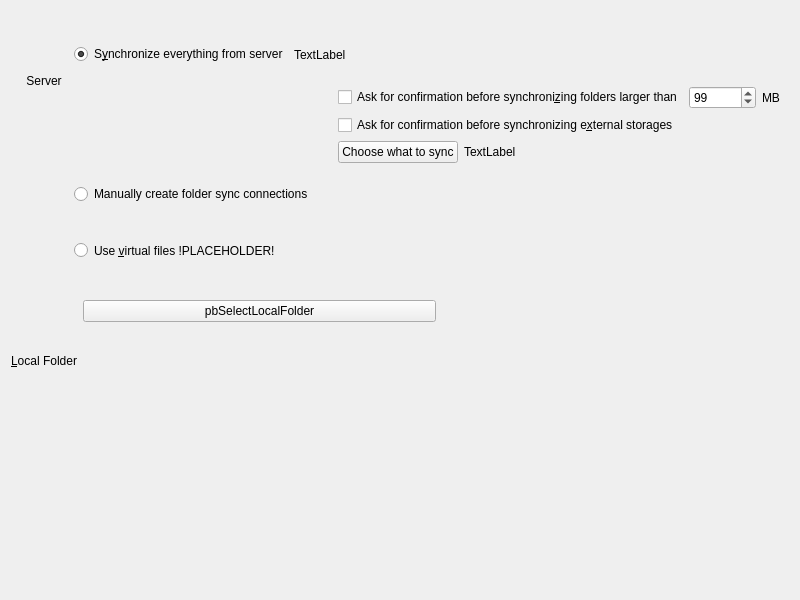
<?xml version="1.0" encoding="UTF-8"?>
<ui version="4.0">
 <class>OwncloudAdvancedSetupPage</class>
 <widget class="QWidget" name="OwncloudAdvancedSetupPage">
  <property name="geometry">
   <rect>
    <x>0</x>
    <y>0</y>
    <width>800</width>
    <height>600</height>
   </rect>
  </property>
  <property name="windowTitle">
   <string>Form</string>
  </property>
  <layout class="QVBoxLayout" name="verticalLayout_4">
   <item>
    <widget class="QWidget" name="syncTypeWidget" native="true">
     <layout class="QHBoxLayout" name="horizontalLayout_9">
      <item>
       <layout class="QVBoxLayout" name="verticalLayout_2">
        <item>
         <widget class="QLabel" name="lServerIcon">
          <property name="sizePolicy">
           <sizepolicy hsizetype="Fixed" vsizetype="Fixed">
            <horstretch>0</horstretch>
            <verstretch>0</verstretch>
           </sizepolicy>
          </property>
          <property name="minimumSize">
           <size>
            <width>48</width>
            <height>48</height>
           </size>
          </property>
          <property name="maximumSize">
           <size>
            <width>48</width>
            <height>48</height>
           </size>
          </property>
          <property name="text">
           <string/>
          </property>
          <property name="pixmap">
           <pixmap>:/client/ownCloud/theme/colored/owncloud-icon.svg</pixmap>
          </property>
          <property name="scaledContents">
           <bool>true</bool>
          </property>
          <property name="alignment">
           <set>Qt::AlignCenter</set>
          </property>
         </widget>
        </item>
        <item>
         <widget class="QLabel" name="lServer">
          <property name="text">
           <string>Server</string>
          </property>
          <property name="scaledContents">
           <bool>false</bool>
          </property>
          <property name="alignment">
           <set>Qt::AlignCenter</set>
          </property>
         </widget>
        </item>
        <item>
         <spacer name="verticalSpacer_3">
          <property name="orientation">
           <enum>Qt::Vertical</enum>
          </property>
          <property name="sizeHint" stdset="0">
           <size>
            <width>20</width>
            <height>40</height>
           </size>
          </property>
         </spacer>
        </item>
       </layout>
      </item>
      <item>
       <widget class="QWidget" name="wSyncStrategy" native="true">
        <layout class="QVBoxLayout" name="verticalLayout">
         <property name="leftMargin">
          <number>0</number>
         </property>
         <property name="rightMargin">
          <number>0</number>
         </property>
         <item>
          <layout class="QHBoxLayout" name="horizontalLayout_2">
           <item>
            <widget class="QRadioButton" name="rSyncEverything">
             <property name="text">
              <string>S&amp;ynchronize everything from server</string>
             </property>
             <property name="checked">
              <bool>true</bool>
             </property>
            </widget>
           </item>
           <item>
            <widget class="QLabel" name="lSyncEverythingSizeLabel">
             <property name="text">
              <string>TextLabel</string>
             </property>
             <property name="textFormat">
              <enum>Qt::PlainText</enum>
             </property>
            </widget>
           </item>
           <item>
            <spacer name="horizontalSpacer_3">
             <property name="orientation">
              <enum>Qt::Horizontal</enum>
             </property>
             <property name="sizeHint" stdset="0">
              <size>
               <width>40</width>
               <height>20</height>
              </size>
             </property>
            </spacer>
           </item>
          </layout>
         </item>
         <item>
          <widget class="QWidget" name="syncEverythingWidget" native="true">
           <layout class="QHBoxLayout" name="horizontalLayout_4">
            <property name="leftMargin">
             <number>0</number>
            </property>
            <property name="topMargin">
             <number>0</number>
            </property>
            <property name="rightMargin">
             <number>0</number>
            </property>
            <property name="bottomMargin">
             <number>0</number>
            </property>
            <item>
             <spacer name="horizontalSpacer_4">
              <property name="orientation">
               <enum>Qt::Horizontal</enum>
              </property>
              <property name="sizeHint" stdset="0">
               <size>
                <width>40</width>
                <height>20</height>
               </size>
              </property>
             </spacer>
            </item>
            <item>
             <layout class="QVBoxLayout" name="verticalLayout_7">
              <item>
               <layout class="QHBoxLayout" name="horizontalLayout_3">
                <item>
                 <widget class="QCheckBox" name="confCheckBoxSize">
                  <property name="text">
                   <string>Ask for confirmation before synchroni&amp;zing folders larger than</string>
                  </property>
                 </widget>
                </item>
                <item>
                 <widget class="QSpinBox" name="confSpinBox">
                  <property name="maximum">
                   <number>999999</number>
                  </property>
                  <property name="value">
                   <number>99</number>
                  </property>
                 </widget>
                </item>
                <item>
                 <widget class="QLabel" name="confTrailingSizeLabel">
                  <property name="text">
                   <string extracomment="Trailing part of &quot;Ask confirmation before syncing folder larger than&quot; ">MB</string>
                  </property>
                 </widget>
                </item>
               </layout>
              </item>
              <item>
               <widget class="QCheckBox" name="confCheckBoxExternal">
                <property name="text">
                 <string>Ask for confirmation before synchronizing e&amp;xternal storages</string>
                </property>
               </widget>
              </item>
              <item>
               <layout class="QHBoxLayout" name="horizontalLayout">
                <item>
                 <widget class="QPushButton" name="bSelectiveSync">
                  <property name="text">
                   <string>Choose what to sync</string>
                  </property>
                 </widget>
                </item>
                <item>
                 <widget class="QLabel" name="lSelectiveSyncSizeLabel">
                  <property name="text">
                   <string>TextLabel</string>
                  </property>
                  <property name="textFormat">
                   <enum>Qt::PlainText</enum>
                  </property>
                 </widget>
                </item>
                <item>
                 <spacer name="horizontalSpacer">
                  <property name="orientation">
                   <enum>Qt::Horizontal</enum>
                  </property>
                  <property name="sizeHint" stdset="0">
                   <size>
                    <width>40</width>
                    <height>20</height>
                   </size>
                  </property>
                 </spacer>
                </item>
               </layout>
              </item>
             </layout>
            </item>
           </layout>
          </widget>
         </item>
         <item>
          <layout class="QHBoxLayout" name="horizontalLayout_40">
           <item>
            <widget class="QRadioButton" name="rManualFolder">
             <property name="sizePolicy">
              <sizepolicy hsizetype="Minimum" vsizetype="Minimum">
               <horstretch>0</horstretch>
               <verstretch>0</verstretch>
              </sizepolicy>
             </property>
             <property name="toolTip">
              <string>&lt;html&gt;&lt;head/&gt;&lt;body&gt;&lt;p&gt;When this option is selected, the wizard will close without synchronizing anything. You can use the &amp;quot;Add Folder Sync Connection&amp;quot; button from the account settings to choose which pair of local and remote folder you wish to synchronize&lt;/p&gt;&lt;/body&gt;&lt;/html&gt;</string>
             </property>
             <property name="whatsThis">
              <string>&lt;html&gt;&lt;head/&gt;&lt;body&gt;&lt;p&gt;When this option is selected, the wizard will close without synchronizing anything. You can use the &amp;quot;Add Folder Sync Connection&amp;quot; button from the account settings to choose which pair of local and remote folder you wish to synchronize&lt;/p&gt;&lt;/body&gt;&lt;/html&gt;</string>
             </property>
             <property name="text">
              <string>Manually create folder sync connections </string>
             </property>
            </widget>
           </item>
           <item>
            <spacer name="horizontalSpacer_5">
             <property name="orientation">
              <enum>Qt::Horizontal</enum>
             </property>
             <property name="sizeHint" stdset="0">
              <size>
               <width>40</width>
               <height>20</height>
              </size>
             </property>
            </spacer>
           </item>
          </layout>
         </item>
         <item>
          <layout class="QHBoxLayout" name="lVirtualFileSync">
           <item>
            <widget class="QRadioButton" name="rVirtualFileSync">
             <property name="sizePolicy">
              <sizepolicy hsizetype="Minimum" vsizetype="Minimum">
               <horstretch>0</horstretch>
               <verstretch>0</verstretch>
              </sizepolicy>
             </property>
             <property name="text">
              <string notr="true">Use &amp;virtual files !PLACEHOLDER!</string>
             </property>
             <property name="checkable">
              <bool>false</bool>
             </property>
            </widget>
           </item>
           <item>
            <spacer name="horizontalSpacer_6">
             <property name="orientation">
              <enum>Qt::Horizontal</enum>
             </property>
             <property name="sizeHint" stdset="0">
              <size>
               <width>40</width>
               <height>20</height>
              </size>
             </property>
            </spacer>
           </item>
          </layout>
         </item>
        </layout>
       </widget>
      </item>
     </layout>
    </widget>
   </item>
   <item>
    <widget class="QWidget" name="whereToSyncWidget" native="true">
     <layout class="QHBoxLayout" name="horizontalLayout_6">
      <property name="leftMargin">
       <number>0</number>
      </property>
      <property name="topMargin">
       <number>0</number>
      </property>
      <property name="rightMargin">
       <number>0</number>
      </property>
      <property name="bottomMargin">
       <number>0</number>
      </property>
      <item>
       <layout class="QVBoxLayout" name="verticalLayout_3">
        <item>
         <widget class="QLabel" name="lLocalIcon">
          <property name="sizePolicy">
           <sizepolicy hsizetype="Fixed" vsizetype="Fixed">
            <horstretch>0</horstretch>
            <verstretch>0</verstretch>
           </sizepolicy>
          </property>
          <property name="minimumSize">
           <size>
            <width>48</width>
            <height>48</height>
           </size>
          </property>
          <property name="maximumSize">
           <size>
            <width>48</width>
            <height>48</height>
           </size>
          </property>
          <property name="text">
           <string/>
          </property>
          <property name="pixmap">
           <pixmap resource="../../../client.qrc">:/client/resources/light/folder-sync.svg</pixmap>
          </property>
          <property name="scaledContents">
           <bool>true</bool>
          </property>
          <property name="alignment">
           <set>Qt::AlignCenter</set>
          </property>
         </widget>
        </item>
        <item>
         <widget class="QLabel" name="lLocal">
          <property name="sizePolicy">
           <sizepolicy hsizetype="Minimum" vsizetype="Preferred">
            <horstretch>0</horstretch>
            <verstretch>0</verstretch>
           </sizepolicy>
          </property>
          <property name="text">
           <string>&amp;Local Folder</string>
          </property>
          <property name="alignment">
           <set>Qt::AlignCenter</set>
          </property>
          <property name="buddy">
           <cstring>pbSelectLocalFolder</cstring>
          </property>
         </widget>
        </item>
        <item>
         <spacer name="verticalSpacer_4">
          <property name="orientation">
           <enum>Qt::Vertical</enum>
          </property>
          <property name="sizeHint" stdset="0">
           <size>
            <width>20</width>
            <height>10</height>
           </size>
          </property>
         </spacer>
        </item>
       </layout>
      </item>
      <item>
       <layout class="QVBoxLayout" name="verticalLayout_5">
        <item>
         <layout class="QHBoxLayout" name="horizontalLayout_8">
          <property name="spacing">
           <number>0</number>
          </property>
          <item>
           <widget class="QPushButton" name="pbSelectLocalFolder">
            <property name="sizePolicy">
             <sizepolicy hsizetype="MinimumExpanding" vsizetype="Fixed">
              <horstretch>0</horstretch>
              <verstretch>0</verstretch>
             </sizepolicy>
            </property>
            <property name="text">
             <string>pbSelectLocalFolder</string>
            </property>
           </widget>
          </item>
          <item>
           <spacer name="horizontalSpacer_7">
            <property name="orientation">
             <enum>Qt::Horizontal</enum>
            </property>
            <property name="sizeHint" stdset="0">
             <size>
              <width>40</width>
              <height>20</height>
             </size>
            </property>
           </spacer>
          </item>
         </layout>
        </item>
        <item>
         <widget class="QStackedWidget" name="resolutionStackedWidget">
          <property name="sizePolicy">
           <sizepolicy hsizetype="Preferred" vsizetype="MinimumExpanding">
            <horstretch>0</horstretch>
            <verstretch>0</verstretch>
           </sizepolicy>
          </property>
          <property name="currentIndex">
           <number>0</number>
          </property>
          <widget class="QWidget" name="page"/>
          <widget class="QWidget" name="resolutionStackedWidgetPage1">
           <layout class="QVBoxLayout" name="verticalLayout_8">
            <item>
             <widget class="QLabel" name="syncModeLabel">
              <property name="text">
               <string notr="true">Status message</string>
              </property>
              <property name="textFormat">
               <enum>Qt::RichText</enum>
              </property>
              <property name="wordWrap">
               <bool>true</bool>
              </property>
             </widget>
            </item>
            <item>
             <widget class="QRadioButton" name="radioButton">
              <property name="text">
               <string>&amp;Keep local data</string>
              </property>
              <property name="checked">
               <bool>true</bool>
              </property>
             </widget>
            </item>
            <item>
             <widget class="QRadioButton" name="cbSyncFromScratch">
              <property name="toolTip">
               <string>&lt;html&gt;&lt;head/&gt;&lt;body&gt;&lt;p&gt;If this box is checked, existing content in the local folder will be erased to start a clean sync from the server.&lt;/p&gt;&lt;p&gt;Do not check this if the local content should be uploaded to the servers folder.&lt;/p&gt;&lt;/body&gt;&lt;/html&gt;</string>
              </property>
              <property name="text">
               <string>Start a &amp;clean sync (Create a backup and erases the local folder!)</string>
              </property>
              <property name="checkable">
               <bool>true</bool>
              </property>
             </widget>
            </item>
            <item>
             <spacer name="verticalSpacer">
              <property name="orientation">
               <enum>Qt::Vertical</enum>
              </property>
              <property name="sizeHint" stdset="0">
               <size>
                <width>20</width>
                <height>10</height>
               </size>
              </property>
             </spacer>
            </item>
           </layout>
          </widget>
         </widget>
        </item>
       </layout>
      </item>
     </layout>
    </widget>
   </item>
   <item alignment="Qt::AlignHCenter|Qt::AlignVCenter">
    <widget class="QProgressIndicator" name="progressIndicator" native="true"/>
   </item>
  </layout>
 </widget>
 <customwidgets>
  <customwidget>
   <class>QProgressIndicator</class>
   <extends>QWidget</extends>
   <header>QProgressIndicator.h</header>
   <container>1</container>
  </customwidget>
 </customwidgets>
 <tabstops>
  <tabstop>rSyncEverything</tabstop>
  <tabstop>confCheckBoxSize</tabstop>
  <tabstop>confSpinBox</tabstop>
  <tabstop>bSelectiveSync</tabstop>
  <tabstop>rManualFolder</tabstop>
  <tabstop>rVirtualFileSync</tabstop>
 </tabstops>
 <resources>
  <include location="../../../client.qrc"/>
 </resources>
 <connections/>
</ui>
